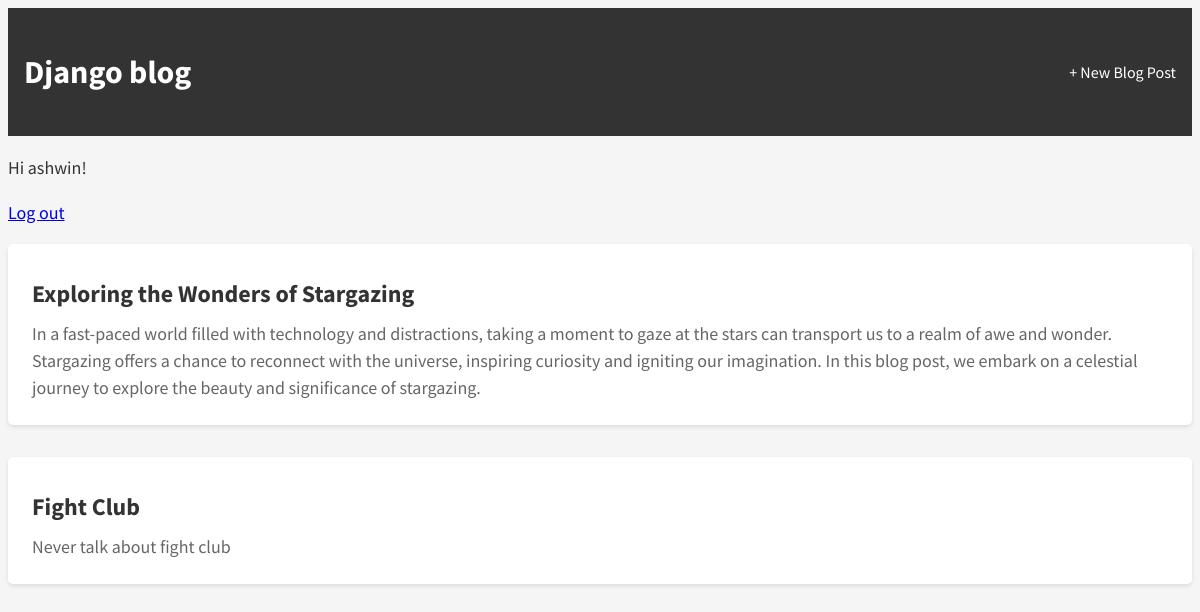
The app's page / (signed in) with its own data.
### blog/models.py (models this page shows, shortened)
class Post(models.Model):
    title = models.CharField(max_length=200)
    author = models.ForeignKey('auth.User', on_delete=models.CASCADE,)
    body = models.TextField()

### blog/views.py (the view)
# urls.py: path('',BlogListView.as_view(), name="home"),
class BlogListView(ListView):
    model = Post
    template_name ="home.html"

### templates/home.html
{% extends 'base.html' %}
{% block content %}
{% for post in object_list %}
<div class="post-entry">
<h2><a href="{% url 'post_detail' post.pk %}">{{ post.title }}</a></h2>
<p>{{ post.body }}</p>
</div>
{% endfor %}
{% endblock content %}

### templates/base.html (shortened to what this page needs)
{% load static %}
<html>
<head>
<link href="{% static 'css/base.css' %}" rel="stylesheet">
</head>
<body>
<div>
<header>
<div class="nav-left">
<h1><a href="{% url 'home' %}">Django blog</a></h1>
</div>
<div class="nav-right">
<a href="{% url 'post_new' %}">+ New Blog Post</a>
</div>
</header>
{% if user.is_authenticated %}
<p>Hi {{ user.username }}!</p>
<p><a href="{% url 'logout' %}">Log out</a></p>
{% else %}
<p>You are not logged in.</p>
<a href="{% url 'login' %}">Log In</a>
{% endif %}
{% block content %}
{% endblock content %}
</div>
</body>
</html>

### static/css/base.css (style rules this page uses)
body { font-family: 'Source Sans Pro', sans-serif; font-size: 18px; line-height: 1.5; color: #333; background-color: #f5f5f5; }
header { background-color: #333; padding: 1rem; display: flex; align-items: center; }
header h1 a { color: #fff; text-decoration: none; font-size: 32px; font-weight: bold; }
.nav-left { margin-right: auto; }
.nav-right { display: flex; align-items: center; }
.nav-right a { color: #fff; text-decoration: none; font-size: 16px; margin-left: 1rem; }
.post-entry { background-color: #fff; border-radius: 5px; padding: 1.5rem; margin-bottom: 2rem; box-shadow: 0 2px 4px rgba(0, 0, 0, 0.1); }
.post-entry h2 { margin: 0.5rem 0; font-size: 24px; color: #333; }
.post-entry h2 a, .post-entry h2 a:visited { color: #333; text-decoration: none; }
.post-entry p { margin: 0; font-weight: 400; color: #666; }

### records on screen
Post: title "Exploring the Wonders of Stargazing", body "In a fast-paced world filled with technology and distractions, taking a moment to gaze at the stars can transport us to a realm of awe and wonder. Stargazing offers a chance to reconnect with the universe, inspiring curiosity and igniting our imagination. In this blog post, we embark on a celestial journey to explore the beauty and significance of stargazing."
Post: title "Fight Club", body "Never talk about fight club"

### other values on screen
{{ user.username }} "ashwin"
